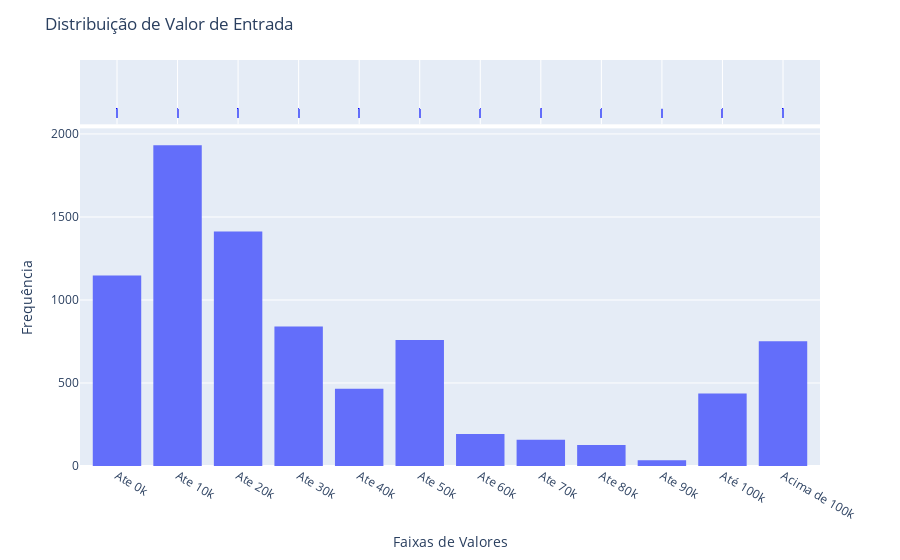

Write notebook code for a chart like this one.
### Code cell
import plotly.express as px
import pandas as pd

# Filtrando a coluna "Valor de entrada" e criando um novo DataFrame
valor_entrada_col = 'Valor de entrada'
df_valor_entrada = df[[valor_entrada_col]].copy()

# Remover valores nulos e valores menores ou iguais a 0
df_valor_entrada = df_valor_entrada[df_valor_entrada[valor_entrada_col] > 0].dropna(subset=[valor_entrada_col])

# Adicionar uma coluna para identificar valores acima de 100 mil
def categorizar_valor(x):
    if x > 100000:
        return 'Acima de 100k'
    elif x > 90000:
        return 'Até 100k'
    elif x > 0:  # Garantir que não crie "Até 0k"
        return f'Ate {int(x // 10000) * 10}k'

df_valor_entrada['Faixa de Valor'] = df_valor_entrada[valor_entrada_col].apply(categorizar_valor)

# Determinar a ordem desejada
ordem_categorias = sorted(
    df_valor_entrada['Faixa de Valor'].unique(),
    key=lambda x: (x == 'Acima de 100k', x == 'Até 100k', x)
)

# Criar o histograma com os valores categorizados
fig = px.histogram(df_valor_entrada, x='Faixa de Valor', marginal='rug',
                   category_orders={'Faixa de Valor': ordem_categorias},
                   hover_data=df_valor_entrada.columns)

fig.update_layout(
    title="Distribuição de Valor de Entrada",
    xaxis_title="Faixas de Valores",
    yaxis_title="Frequência",
    bargap=0.2
)

fig.show()

### Figure 1 — Plotly figure (JSON) as saved in the notebook; plotly's stock layout.template omitted (floating-point values rounded to 4 significant figures; data arrays with more than 128 entries replaced by an {"elided": "..."} marker saying what was removed)
{"data": [{"alignmentgroup": "True", "bingroup": "x", "hovertemplate": "Faixa de Valor=%{x}<br>count=%{y}<extra></extra>", "legendgroup": "", "marker": {"color": "#636efa", "pattern": {"shape": ""}}, "name": "", "offsetgroup": "", "orientation": "v", "showlegend": false, "type": "histogram", "x": {"elided": "8256 str values"}, "xaxis": "x", "yaxis": "y"}, {"alignmentgroup": "True", "boxpoints": "all", "customdata": {"elided": "8256x1 float values"}, "fillcolor": "rgba(255,255,255,0)", "hoveron": "points", "hovertemplate": "Faixa de Valor=%{x}<br>Valor de entrada=%{customdata[0]}<extra></extra>", "jitter": 0, "legendgroup": "", "line": {"color": "rgba(255,255,255,0)"}, "marker": {"color": "#636efa", "symbol": "line-ns-open"}, "name": "", "offsetgroup": "", "showlegend": false, "type": "box", "x": {"elided": "8256 str values"}, "xaxis": "x2", "yaxis": "y2"}], "layout": {"autosize": true, "bargap": 0.2, "barmode": "relative", "legend": {"tracegroupgap": 0}, "margin": {"t": 60}, "title": {"text": "Distribuição de Valor de Entrada"}, "xaxis": {"anchor": "y", "autorange": true, "categoryarray": ["Ate 0k", "Ate 10k", "Ate 20k", "Ate 30k", "Ate 40k", "Ate 50k", "Ate 60k", "Ate 70k", "Ate 80k", "Ate 90k", "Até 100k", "Acima de 100k"], "categoryorder": "array", "domain": [0, 1], "range": [-0.6111, 11.61], "title": {"text": "Faixas de Valores"}, "type": "category"}, "xaxis2": {"anchor": "y2", "autorange": true, "domain": [0, 1], "matches": "x", "range": [-0.6111, 11.61], "showgrid": true, "showticklabels": false, "type": "category"}, "yaxis": {"anchor": "x", "autorange": true, "domain": [0, 0.8316], "range": [0, 2034.0], "title": {"text": "Frequência"}}, "yaxis2": {"anchor": "x2", "autorange": true, "domain": [0.8416, 1], "matches": "y2", "range": [-0.6029, 0.5], "showgrid": false, "showline": false, "showticklabels": false, "ticks": "", "type": "category"}}}
